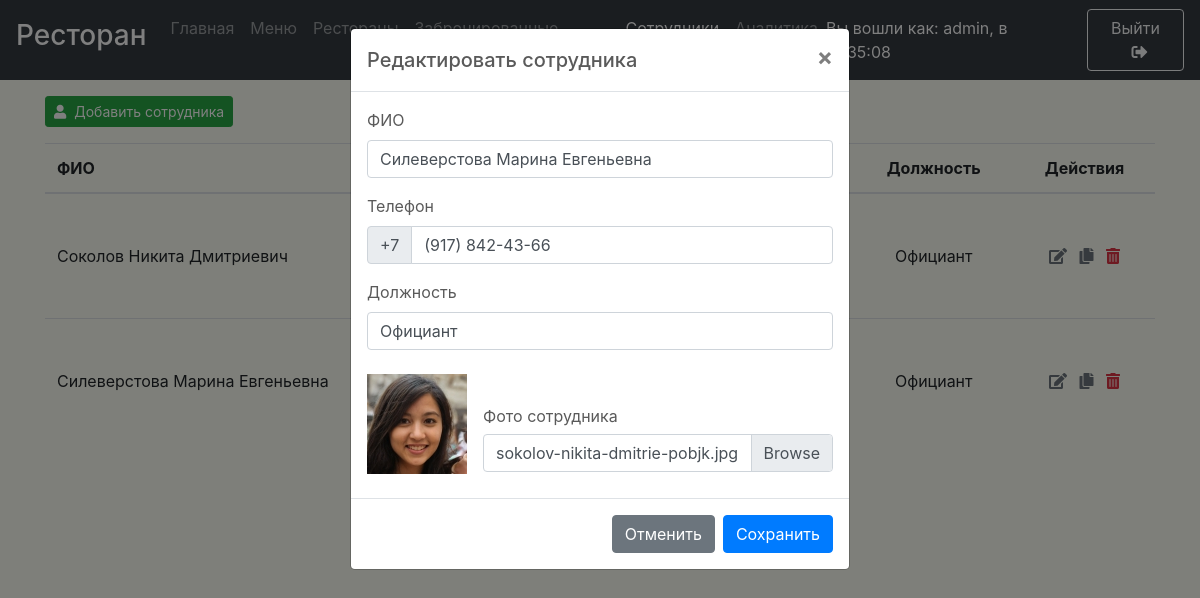
The app's page /employees?id=155&state=1 (signed in) with its own data.
### tables this page shows
CREATE TABLE `employees` (
  `e_id` int(11) NOT NULL AUTO_INCREMENT,
  `e_name` varchar(100) DEFAULT NULL,
  `e_tel` varchar(20) DEFAULT NULL,
  `e_post` varchar(30) DEFAULT NULL,
  `e_photo` varchar(100) DEFAULT '././uploads/employes',
  PRIMARY KEY (`e_id`)
);

### config/config.php (called while the page is built)
<?
    $_CONFIG = [
        'DATABASE' => [
            'HOST' => 'localhost',
            'NAME' => 'lab2',
            'USERNAME' => 'root',
            'PASS' => '',
            'CHARSET' => 'utf8',
            'CONNECT' => $_SERVER['DOCUMENT_ROOT'] . '/core/database/db-connect.php'
        ],
        'SRC_PATH' => $_SERVER['DOCUMENT_ROOT'] . '/core/src/',
        'FUNCTIONS_PATH' => $_SERVER['DOCUMENT_ROOT'] . '/core/functions/',
        'TEMPLATES' => [
            'HEADER' => $_SERVER['DOCUMENT_ROOT'] . '/core/templates/header.php',
            'FOOTER_ALL_SCRIPTS' => $_SERVER['DOCUMENT_ROOT'] . '/core/templates/footer-all-scripts.php',
            'FOOTER_BOOTSTRAP' => $_SERVER['DOCUMENT_ROOT'] . '/core/templates/footer-bootstrap-scripts.php',
            'FOOTER_CRUD' => $_SERVER['DOCUMENT_ROOT'] . '/core/templates/footer-crud.php',
        ],
        'ANALITYCS' => [
            'MODULE_FOLDER' => $_SERVER['DOCUMENT_ROOT'] . '/core/magic/analitycs',
            'FULL_PATH_TO_MODULE' => $_SERVER['DOCUMENT_ROOT'] . '/core/magic/analitycs/analytics.php',
            'DEL' => 'core/magic/analitycs/delete-page',
        ],
        'RESERVATIONS' => [
            'MODULE_FOLDER' => $_SERVER['DOCUMENT_ROOT'] . '/core/magic/reservations',
            'HANDLE' => 'core/magic/reservations/handle-reservation',
            'CPY' => 'core/magic/reservations/copy-reservation',
            'DEL' => 'core/magic/reservations/delete-reservation',
            'OLD' => 'core/magic/reservations/delete-old-reservations',
        ],
        'EMPLOYEES' =>[
            'MODULE_FOLDER' => $_SERVER['DOCUMENT_ROOT'] . '/core/magic/employees',
            'HANDLE' => 'core/magic/employees/handle-employee',
            'CPY' => 'core/magic/employees/copy-employee',
            'DEL' => 'core/magic/employees/delete-employee',
            'PATH_TO_PHOTOS' => 'uploads/employees/',
            'FULL_PATH_TO_PHOTOS' => $_SERVER['DOCUMENT_ROOT'] . '/uploads/employees/',
            'IMAGE_W' => 100,
            'IMAGE_H' => 100
        ],
    ];

### employees.php (the view, shortened to what this page needs)
<?php
  if (!isset($_SESSION['login'])){
    header('HTTP/1.0 404 Not Found');
    header('Status: 404 Not Found');
  }
  else{
    require_once($_SERVER['DOCUMENT_ROOT'] . "/config/config.php");
    $id = isset($_GET["id"]) ? $_GET["id"] : NULL;
    $state = isset($_GET["state"]) ? $_GET["state"] : -1;
    $name = NULL;
    $tel = NULL;
    $post = NULL;
    $image_name = NULL;
    if (($state == 0 || $state == 1 || $state == 2) && $id){
      $str = $db->prepare("SELECT * FROM employees WHERE e_id = $id");
      $str->execute();
      $result = $str->fetch();
      if (isset($result)){
        $name = $result["e_name"];
        $tel = str_replace ( "+7 " , "", $result['e_tel']);
        $post = $result["e_post"];
        $image_name = $result["e_photo"];
      }
    }
    $name = isset($_GET["name"]) ? $_GET["name"] : $name;
    $tel = isset($_GET["tel"]) ? $_GET["tel"] : $tel;
    $post = isset($_GET["post"]) ? $_GET["post"] : $post;
    $image_name = isset($_GET["image_name"]) ? $_GET["image_name"] : $image_name;
?>
  <main role="main" id="main">
    <div class="container mt-5 mb-5">
      <? if ((!isset($_SESSION['login']) || ($db == NULL))):?>
        <h1>
          Вы должны зайти в аккаунт чтобы просмотреть содержимое!
        </h1>
      <? else:?>
        <div class="modal fade" id="handlerModal" tabindex="-1" role="dialog" aria-labelledby="modalLabel" aria-hidden="true">
          <div class="modal-dialog" role="document">
              <div class="modal-content">
                  <div class="modal-header">
                    <h5 class="modal-title" id="modalLabel"><?=$id?"Редактировать сотрудника":"Добавить сотрудника"?></h5>
                    <button type="button" class="close" data-dismiss="modal" aria-label="Close">
                      <span aria-hidden="true">&times;</span>
                    </button>
                  </div>
                  <form action="<?=$_CONFIG['EMPLOYEES']['HANDLE']?>" enctype="multipart/form-data" method="POST" class="needs-validation" novalidate>
                    <div class="modal-body mb-2">
                      <div class="form-group">
                          <label for="name">ФИО</label>
                          <input type="text" class="form-control" id="name" name="name"  minlength=3 maxlength="100" value="<?=$name?>"  pattern="^[A-яёЁA-z\s]{3,100}$" required >
                      </div>
                      <div class="form-group">
                          <label for="tel">Телефон</label>
                          <div class="input-group">
                            <div class="input-group-prepend">
                              <div class="input-group-text">+7</div>
                            </div>
                            <input type="tel" class="form-control" id="tel" name="tel" pattern="^\s?[\(]{0,1}9[0-9]{2}[\)]{0,1}\s?\d{3}[-]{0,1}\d{2}[-]{0,1}\d{2}$" value="<?=$tel?>" required>
                          </div>
                      </div>
                      <div class="form-group">
                        <label for="post">Должность</label>
                        <input type="text" class="form-control" id="post" name="post" pattern="^[A-яёЁ\s]{3,30}$" value="<?=$post?>" minlength="3" maxlength="30" required>
                      </div>
                      <div class="d-flex justify-content-between align-items-end">
                        <?if($image_name):?>
                          <div id="photo_preview" class="mt-2 mr-3" style="width=auto">
                            <img id="photo" width="<?=$_CONFIG['EMPLOYEES']["IMAGE_W"]?>" height="<?=$_CONFIG['EMPLOYEES']["IMAGE_H"]?>" src="<?=$_CONFIG['EMPLOYEES']["PATH_TO_PHOTOS"].$image_name?>" alt="Preview">
                          </div>
                        <?else:?>
                          <div id="photo_preview" class="mt-2 mr-3" style="width=0%">
                          </div>
                        <?endif;?>
                        <div class="custom-file mb-0 h-100">
                          <label for="image">Фото сотрудника</label>
                          <label class="custom-file-label mb-0" for="image" style="margin-top: 30px; text-overflow: ellipsis; overflow: hidden; padding-right: 87СИ/px;"><?=$image_name ? $image_name : "Выберите файл" ?></label>
                        </div>
                      </div>
                    </div>
                    <div class="modal-footer">
                      <button type="button" class="btn btn-secondary" data-dismiss="modal"><?=$id?"Отменить":"Закрыть"?></button>
                      <button type="submit" class="btn btn-primary"><?=$id?"Сохранить":"Добавить"?></button>
                    </div>
                  </form>
              </div>
          </div>
        </div>
        <button type="button" class="btn btn-sm btn-success mb-3" data-toggle="modal" data-target="#handlerModal"><i class="fas fa-user mr-2"></i>Добавить сотрудника</button>
        <table class="w-100 table">
          <thead>
            <tr>
                <th>ФИО</th>
                <th class="text-center">Фотография</th>
                <th class="text-center">Телефон</th>
                <th class="text-center">Должность</th>
                <th class="text-center">Действия</th>
            </tr>
          </thead>
            <?
                if ($db):
                  $result = $db->query("SELECT * FROM employees");
                  foreach($result as $result_value):?>
                      <tr>
                          <td><?=$result_value['e_name']?></td>
                          <td class="text-center">
                          </td>
                          <td class="text-center"><?=$result_value['e_tel']?></td>
                          <td class="text-center"><?=$result_value['e_post']?></td>
                          <td class="text-center">
                            <a title="Редактировать" href="employees?id=<?=$result_value['e_id']?>&state=1" class="text-muted mr-2" rel="nofollow"><i class="fas fa-edit"></i></a>
                            <a title="Дублировать" href="<?=$_CONFIG['EMPLOYEES']['CPY']?>?id=<?=$result_value['e_id']?>" class="text-muted mr-2" rel="nofollow"><i class="fas fa-copy"></i></a>
                            <a title="Удалить" href="employees?id=<?=$result_value['e_id']?>&state=2" class="text-danger" rel="nofollow"><i class="fas fa-trash-alt"></i></a>
                          </td>
                      </tr>
                  <?endforeach;
                endif;?>
        </table>
      <? endif;?>
    </div>
</main>
<?
}
?>

### core/src/css/main.css (style rules this page uses)
body { color: #5a5a5a; background-color: #f7ffb725; }
main { padding: 3rem 0 2rem; }
body { min-height: 100vh; }
table a { color: inherit!important; }

### core/src/css/all.css (style rules this page uses)
.fa, .fas, .far, .fal, .fad, .fab { -moz-osx-font-smoothing: grayscale; -webkit-font-smoothing: antialiased; display: inline-block; font-style: normal; font-variant: normal; text-rendering: auto; line-height: 1; }
.fa-copy:before { content: "\f0c5"; }
.fa-edit:before { content: "\f044"; }
.fa-trash-alt:before { content: "\f2ed"; }
.fa-user:before { content: "\f007"; }
.fa, .fas { font-family: 'Font Awesome 5 Free'; font-weight: 900; }

### records on screen
employees: name "Силеверстова Марина Евгеньевна", tel "(917) 842-43-66", post "Официант", e_photo (picture), e_photo "sokolov-nikita-dmitrie-pobjk.jpg", e_name "Силеверстова Марина Евгеньевна", e_post "Официант"
employees: e_name "Соколов Никита Дмитриевич", e_post "Официант"

### other values on screen
$_SESSION['login'] "admin"
$_SESSION['login_time'] "12:35:08"
